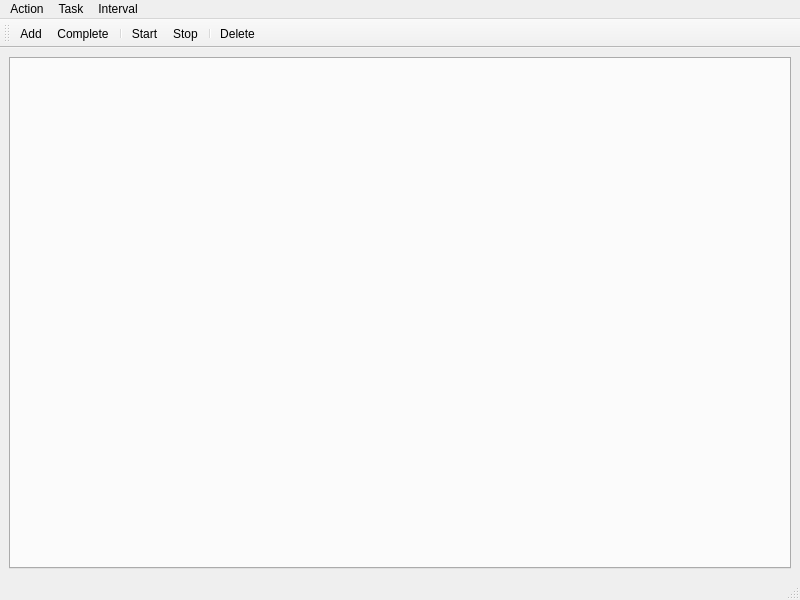
<?xml version="1.0" encoding="UTF-8"?>
<ui version="4.0">
 <class>MainWindow</class>
 <widget class="QMainWindow" name="MainWindow">
  <property name="geometry">
   <rect>
    <x>0</x>
    <y>0</y>
    <width>800</width>
    <height>600</height>
   </rect>
  </property>
  <property name="windowTitle">
   <string>Shiki Organizer</string>
  </property>
  <widget class="QWidget" name="centralwidget">
   <layout class="QGridLayout" name="gridLayout">
    <item row="0" column="0">
     <widget class="QTabWidget" name="tab_widget">
      <property name="currentIndex">
       <number>-1</number>
      </property>
     </widget>
    </item>
   </layout>
  </widget>
  <widget class="QMenuBar" name="menubar">
   <property name="geometry">
    <rect>
     <x>0</x>
     <y>0</y>
     <width>800</width>
     <height>26</height>
    </rect>
   </property>
   <widget class="QMenu" name="menuTask">
    <property name="title">
     <string>Task</string>
    </property>
    <addaction name="action_task_add"/>
    <addaction name="action_task_complete"/>
   </widget>
   <widget class="QMenu" name="menuIntervals">
    <property name="title">
     <string>Interval</string>
    </property>
    <addaction name="action_interval_start"/>
    <addaction name="action_interval_stop"/>
   </widget>
   <widget class="QMenu" name="menuAction">
    <property name="title">
     <string>Action</string>
    </property>
    <addaction name="action_delete"/>
   </widget>
   <addaction name="menuAction"/>
   <addaction name="menuTask"/>
   <addaction name="menuIntervals"/>
  </widget>
  <widget class="QStatusBar" name="statusbar"/>
  <widget class="QToolBar" name="toolBar">
   <property name="windowTitle">
    <string>toolBar</string>
   </property>
   <attribute name="toolBarArea">
    <enum>TopToolBarArea</enum>
   </attribute>
   <attribute name="toolBarBreak">
    <bool>false</bool>
   </attribute>
   <addaction name="action_task_add"/>
   <addaction name="action_task_complete"/>
   <addaction name="separator"/>
   <addaction name="action_interval_start"/>
   <addaction name="action_interval_stop"/>
   <addaction name="separator"/>
   <addaction name="action_delete"/>
  </widget>
  <action name="action_task_add">
   <property name="text">
    <string>Add</string>
   </property>
   <property name="shortcut">
    <string>A</string>
   </property>
  </action>
  <action name="action_interval_start">
   <property name="text">
    <string>Start</string>
   </property>
   <property name="shortcut">
    <string>S</string>
   </property>
  </action>
  <action name="action_interval_stop">
   <property name="text">
    <string>Stop</string>
   </property>
   <property name="shortcut">
    <string>P</string>
   </property>
  </action>
  <action name="action_task_complete">
   <property name="text">
    <string>Complete</string>
   </property>
   <property name="shortcut">
    <string>C</string>
   </property>
  </action>
  <action name="action_delete">
   <property name="text">
    <string>Delete</string>
   </property>
   <property name="shortcut">
    <string>Del</string>
   </property>
  </action>
 </widget>
 <resources/>
 <connections/>
</ui>
